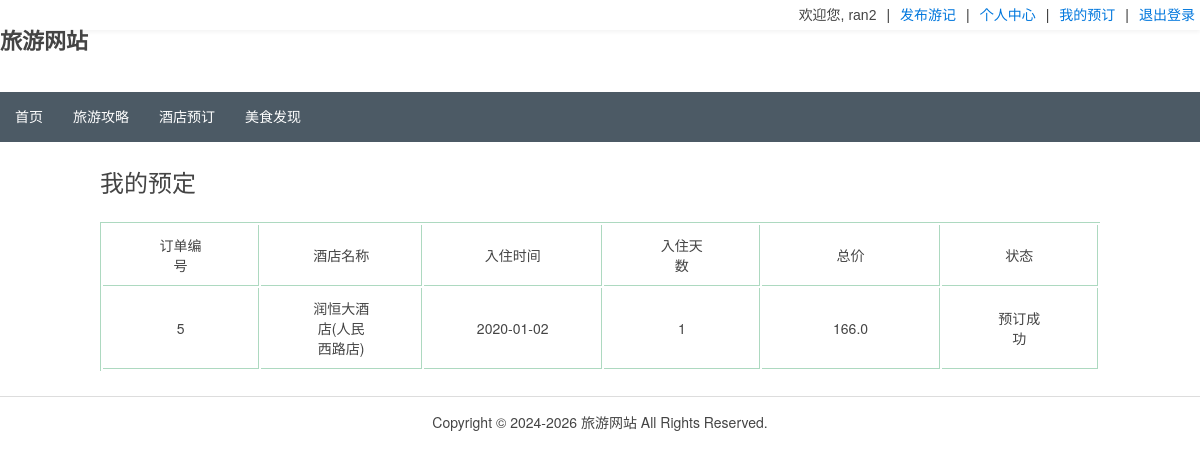
/my (signed in), run on the app's committed database.
### tour/models.py (models this page shows, shortened)
class Order(models.Model):
    hotel = models.ForeignKey(Hotel,on_delete=models.CASCADE)
    user = models.ForeignKey(User,on_delete=models.CASCADE)
    num=models.IntegerField(default=0,verbose_name='天数')
    price = models.FloatField(verbose_name=u'价格', default=0)
    date = models.CharField(max_length=20,blank=True,verbose_name=u'入驻时间')
    time = models.DateTimeField(blank=True, auto_now=True)
    class Meta:
        verbose_name = '订单'
        verbose_name_plural = verbose_name

class Hotel(models.Model):
    title = models.CharField(max_length=200,blank=True,null = False,verbose_name=u'酒店名称')
    pic = models.ImageField(upload_to="static/upload/",verbose_name=u'图片')
    intro = models.TextField(verbose_name=u'简介')
    price = models.FloatField(verbose_name=u'价格', default=0)
    tel=models.CharField(max_length=20,blank=True,verbose_name=u'电话')
    address = models.CharField(max_length=50, blank=True, null=True,verbose_name=u'地址')
    class Meta:
        verbose_name = '酒店'
        verbose_name_plural = verbose_name

### tour/views.py (the view)
# urls.py: url(r'^my', views.my),
@login_required
def my(request):#订单
    res=Order.objects.filter(user=request.user  )
    return render(request, 'order.html',locals())

### templates/order.html (shortened to what this page needs)
{% extends "base.html" %}
{% load static %}
{% block head %}
<link rel="stylesheet" href="{% static 'css/index.css' %}" rel="stylesheet" type="text/css"/>
<link rel="stylesheet" href="{% static 'css/components/slideshow.min.css' %}" rel="stylesheet" type="text/css"/>
<link rel="stylesheet" href="{% static 'css/components/slidenav.min.css' %}" rel="stylesheet" type="text/css"/>
<link rel="stylesheet" href="{% static 'css/components/dotnav.min.css' %}" rel="stylesheet" type="text/css"/>
{% endblock %}
{% block content %}
<h2 style="padding-left: 100px;"> 我的预定 </h2>
<div style="padding:10px 100px;">
<table >
<tr>
    <td>订单编号</td>
    <td>酒店名称</td>
    <td>入住时间</td>
    <td>入住天数</td>
     <td>总价</td>
     <td>状态</td>
</tr>
{%   for it in res %}
<tr>
    <td>{{it.id}} </td>
    <td>{{it.hotel.title}} </td>
    <td>{{it.date}} </td>
    <td>{{it.num}} </td>
    <td>{{it.price}} </td>
    <td>预订成功 </td>
</tr>
{%  endfor %}
</table>
</div>
{% endblock content %}

### templates/base.html (shortened to what this page needs)
{% load static %}
<!DOCTYPE html>
<html lang="en">
<head>
    <link rel="stylesheet" href="{% static 'css/common.css' %}" rel="stylesheet" type="text/css"/>
    <link rel="stylesheet" href="{% static 'css/uikit.min.css' %}" rel="stylesheet" type="text/css"/>
    {% block head %}
    {% endblock %}
</head>
<body>
<div id="top">
    <div id="head_login" class="font">
        <div class="right">
            <ul id="box_login">
                {% if user.is_authenticated %}
                <li>欢迎您, {{ user.username }}</li>
                <li>|</li>
                <li><a class="nav-link" href="/publish">发布游记</a></li>
                <li>|</li>
                <li><a class="nav-link" href="/info">个人中心</a></li>
               <li>|</li>
                <li><a class="nav-link" href="/my">我的预订</a></li>
                <li>|</li>
                <li><a class="nav-link" href="/logout">退出登录</a></li>
                {% else %}
                <li><a class="nav-link" href="/login">登录</a></li>
                <li>|</li>
                <li><a class="nav-link" href="/register">注册</a></li>
                {% endif %}
            </ul>
        </div>
    </div>
</div>
<div style="width: 1200px;
    height: 62px;font-size: 22px;padding-top: 30px 0px 0px 0px;font-weight: bold;
    margin: 0 auto;">旅游网站
</div>
<div id="nav">
    <nav class="uk-navbar">
        <ul class="uk-navbar-nav">
            <li><a href="/">首页</a></li>
            <li><a href="/articles">旅游攻略</a></li>
            <li><a href="/hotel">酒店预订</a></li>
            <li><a href="/food_init">美食发现</a></li>
        </ul>
    </nav>
</div>
{% block content %}
{% endblock %}
<div style="margin: 0 auto; text-align: center;">
    <hr data-am-widget="divider" style="" class="am-divider am-divider-default"/>
    <div class="copyright">
        <p>
            Copyright © 2024-2026 旅游网站 All Rights Reserved.
        </p>
    </div>
</div>
</body>
</html>

### static/css/common.css (style rules this page uses)
html, body { width: 100%; background: #FFFFFF; margin: 0; padding: 0; }
#top { background: #FFFFFF; box-shadow: 0 2px 4px 0 rgba(0,0,0,.05); }
#head_login { width: 1200px; height: 30px; margin: 0 auto; font-size: 14px; }
#box_login { height: 30px; margin: 0; }
#box_login li { float: left; display: inline-block; margin: 0 5px; line-height: 30px; }
#nav { height: 50px; background: #4C5A65; }
#nav nav { width: 1200px; height: 50px; background: #4C5A65; margin: 0 auto; }
#nav ul li a { height: 50px; line-height: 50px; color: #FFFFFF; font-family: 'PingFang SC','Microsoft YaHei',SimHei,Arial,SimSun; }
.right { float: right; }
.font { font-family: 'PingFang SC','Microsoft YaHei',SimHei,Arial,SimSun; }

### templates/order.html (style rules this page uses)
td { text-align: center; width: 10%; border:solid #add9c0; border-width:0px 1px 1px 0px; padding:10px 50px; }
table { border:solid #add9c0; border-width:1px 0px 0px 1px; }

### data on the page
Order: id "5", hotel "润恒大酒店(人民西路店)", date "2020-01-02", num "1", price "166.0"

### other printed values
{{ user.username }} "ran2"
